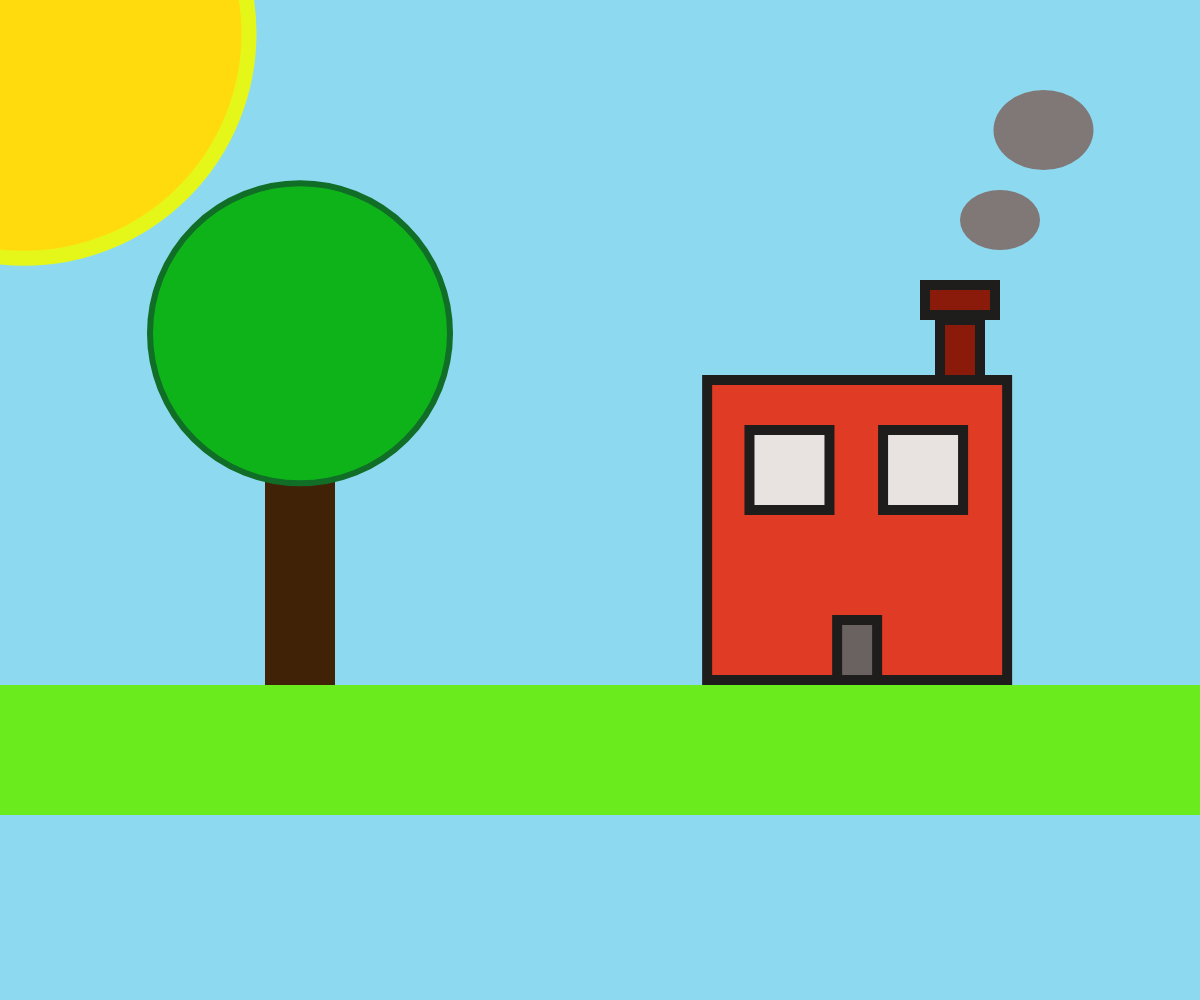
Frame 1 (no input)
Frame 60 (no input): identical to frame 1, image omitted
Frame 120 (the mouse pressed at the canvas centre since frame 60): identical to frame 1, image omitted

The p5.js sketch that drew this single still picture (run headless with seeded random() and noise() and a simulated clock; from frame 60 on, the mouse is pressed at the canvas centre):

// p5.js sketch
// ── sketch.js
//stuff in setup runs once in your sketch
//only make one setup function
function setup() {
  createCanvas(windowWidth, windowHeight);
  rectMode(CENTER)
  print(windowWidth);
}

//stuff in draw runs over and over (60fps)
//only make 1 draw function
function draw() {
  if(keyIsPressed == true){
    background(22, 7, 107)
  }else{
    background(141, 217, 240)
  }

  noStroke();
  fill(64, 35, 6)
  rect(windowWidth/4, 530, 70, 350);

  stroke(16, 110, 38);
  strokeWeight(6)
  fill(14, 179, 25)
  ellipse(windowWidth/4, windowHeight/3, 300, 300);

  if(mouseX > windowWidth/2){
    stroke(31, 29, 28);
    strokeWeight(10)
    fill(108, 30, 150)
    rect(windowWidth/1.4, 530, 300, 300)
  }else{
    stroke(31, 29, 28);
    strokeWeight(10)
    fill(224, 59, 36)
    rect(windowWidth/1.4, 530, 300, 300)
  }

  stroke(31, 29, 28);
  strokeWeight(10)
  fill(105, 98, 97)
  rect(windowWidth/1.4, 650, 40, 60)

  if(keyIsPressed == true){
    stroke(31, 29, 28);
    strokeWeight(10)
    fill(245, 213, 34)
    rect(windowWidth/1.3, 470, 80, 80)
  }else{
    stroke(31, 29, 28);
    strokeWeight(10)
    fill(232, 226, 225)
    rect(windowWidth/1.3, 470, 80, 80)
  }

  if(keyIsPressed == true){
    stroke(31, 29, 28);
    strokeWeight(10)
    fill(245, 213, 34)
    rect(windowWidth/1.52, 470, 80, 80)
  }else{
    stroke(31, 29, 28);
    strokeWeight(10)
    fill(232, 226, 225)
    rect(windowWidth/1.52, 470, 80, 80)
  }

  if(mouseX > windowWidth/2){
    stroke(31, 29, 28);
    strokeWeight(10)
    fill(54, 5, 102)
    rect(windowWidth/1.25, 350, 40, 60)
  }else{
    stroke(31, 29, 28);
    strokeWeight(10)
    fill(138, 27, 11)
    rect(windowWidth/1.25, 350, 40, 60)
  }

  if(mouseX > windowWidth/2){
    stroke(31, 29, 28);
    strokeWeight(10)
    fill(54, 5, 102)
    rect(windowWidth/1.25, 300, 70, 30)
    }else{
      stroke(31, 29, 28);
      strokeWeight(10)
      fill(138, 27, 11)
      rect(windowWidth/1.25, 300, 70, 30)
    }

  noStroke();
  fill(128, 120, 119)
  ellipse(windowWidth/1.2, 220, 80, 60);

  noStroke();
  fill(128, 120, 119)
  ellipse(windowWidth/1.15, 130, 100, 80);

  if(keyIsPressed == true){
    noStroke();
    fill(17, 94, 39)
    rect(100, 750, 10000, 130)
  }else{
    noStroke();
    fill(105, 235, 30)
    rect(100, 750, 10000, 130)
  }

  if(keyIsPressed == true){
    stroke(240, 245, 244);
    strokeWeight(15)
    fill(210, 214, 213)
    ellipse(windowWidth/50, windowHeight/30, 450, 450)
  }else{
    stroke(229, 247, 25);
    strokeWeight(15)
    fill(255, 219, 13)
    ellipse(windowWidth/50, windowHeight/30, 450, 450)
  }

  print(windowWidth/4)
}
